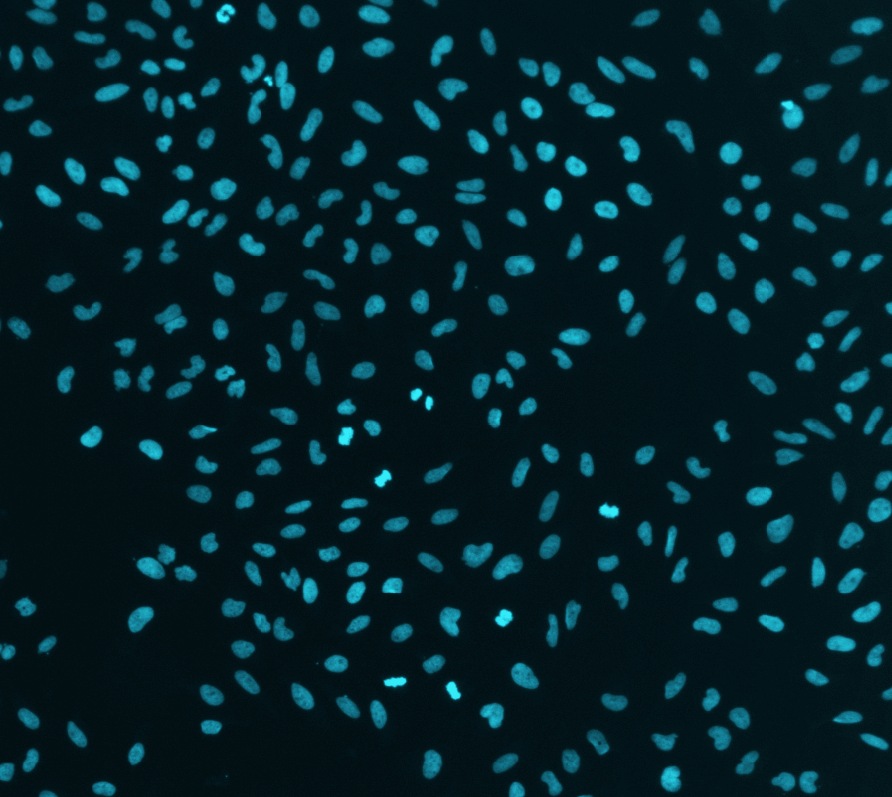
#> input picture data/cell-counting_image.png, 892 x 797 px, found by its file name; the run also reads 1 picture not shown here
$ jupyter execute --allow-errors FluourescenceAnalysis.ipynb
#> lines starting #> are read from the running program, lines starting #| are printed output that depends on the picture; after the words box and inside, x2 and y2 are one past the last pixel; in counts of white or black regions, pixels touching at a corner belong together
### Day2_JupyterNotebooks/utils/utils.py
def cleanAxes(ax,bottomLabels=False,leftLabels=False,rightLabels=False,topLabels=False,total=False):
    ax.tick_params(axis='both',labelsize=10)
    ax.spines['top'].set_visible(False);
    ax.yaxis.set_ticks_position('left');
    ax.spines['right'].set_visible(False);
    ax.xaxis.set_ticks_position('bottom')
    if not bottomLabels or topLabels:
        ax.set_xticklabels([])
    if not leftLabels or rightLabels:
        ax.set_yticklabels([])
    if rightLabels:
        ax.spines['right'].set_visible(True);
        ax.spines['left'].set_visible(False);
        ax.yaxis.set_ticks_position('right');
    if total:
        ax.set_frame_on(False);
        ax.set_xticklabels('',visible=False);
        ax.set_xticks([]);
        ax.set_yticklabels('',visible=False);
        ax.set_yticks([])

### Day1_JupyterNoteboks/FluourescenceAnalysis.ipynb
# Biological Imaging Analysis with Python
#### 1. Algorithmic cell counting
#### 2. Fluorescence quantification
#### 3. Automatic figure regeneration

##### Some of the code is pre-written, and you will simply execute it. In other cases, you will be prompted to write some code lines to advance towards this goal. **There are going to be 8 such prompts,** plus some bonus challenges if you want to keep going.

## Imports of packages we will need for this notebook.
#### All of these are standard and most that we have talked about. Other packages will be introduced as needed.

[cell 1]
import numpy as np
import seaborn as sns
import os,sys,glob
import matplotlib.pyplot as plt

one packages we haven't talked about is this custom "package" ```utils``` i have added to this repository. it only has one function for now, which we will use much later, but it has an example for how to import a local package of your making, for reusing code across notebooks. note that this code is in viewable in the sidebar <--- to the left, in the ```utils``` folder

[cell 2]
import utils

### 1. Algorithmic cell counting.
#### The goal of this section is to develop some code that will automatically count things in an image. Generally speaking, this type of automated image analysis is quite useful - counting how many cells are in a culture dish, or how many nuclei have fragmented (apoptosis), or how many PSD95 (or whatever!) puncta there are in an image.
#### First, we'll load an image of some cells in culture.
We'll use a loading function from the ```matplotlib``` package:

[cell 3]
image = plt.imread("./res/cell-counting_image.png")
#> image is the input picture: shape (797, 892, 4) float32; mean R, G, B, A 0.0168, 0.131, 0.157, 1

So, we've loaded a pre-provided , we think, no error.
<br>**First question of this exercise:<br>Q1. What type of data is ```image```? write some code that will give the answer in the cell below:**

But what does this image of cells look like, actually? we want to take a look to make sure everything looks as we would expect

[cell 4]
plt.imshow(image)

A color image! Great. But what is the information in each color? How does ```plt.imshow(image)``` know to make this a color image? Let's check the shape of ```image```

[cell 5]
np.shape(image)
#> Out = (797, 892, 4)

Let's see what is in each color:

[cell 6]
for color in range(np.shape(image)[2]):  # go through each color image
    plt.figure()            # make a new figure
    plt.imshow(image[:,:,color],cmap=plt.cm.Greys) # show that image, in black and white

There's not much information in the color, so let's combine them. We'll do it by

[cell 7]
image_bw = np.sum(image,axis=2)
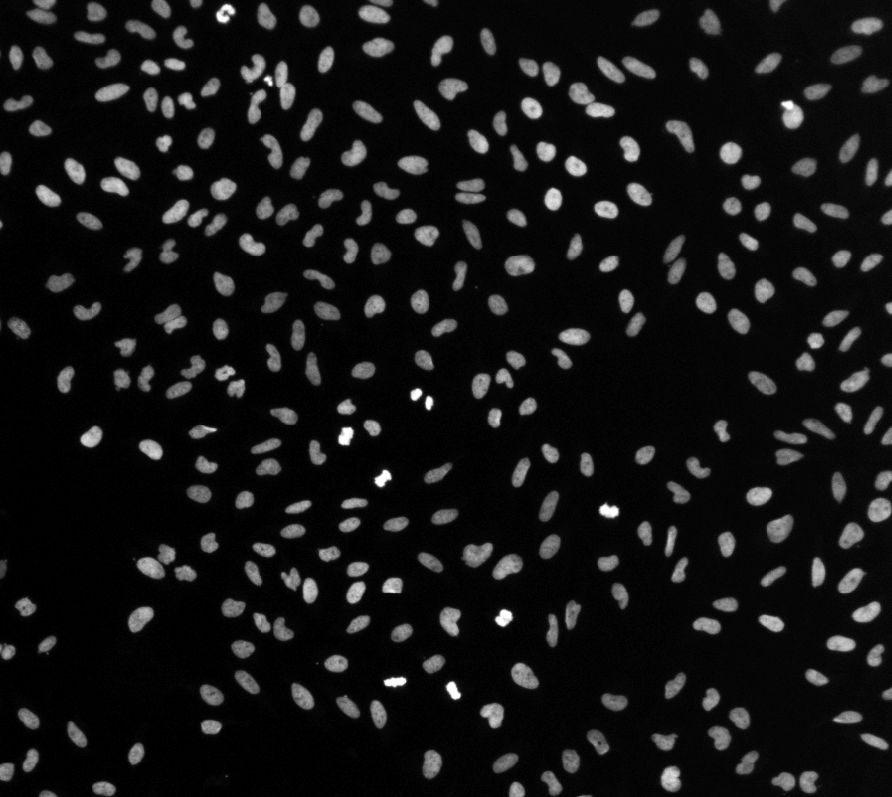
#> image_bw: shape (797, 892) float32; min 1.14, max 3.09, mean 1.3; drawn with min black and max white

Let's take a look at what this summed image looks like.
<br>**Q2: plot  ```image_bw```**

To keep going towards our goal, we're going to use some very useful image analysius packages: ```scikit-image```, or ```skimage```, and one part of ```scipy```, ```scipy.ndimage```. These are packages that were developed primarily by computer scientists for machine vision purposes, but we can take advantage of them for our task here.

[cell 8]
from skimage.filters import threshold_otsu
from scipy import ndimage

Let's first get rid of some noise

[cell 9]
guassian_sigma = 2.5

[cell 10]
plt.imshow(ndimage.gaussian_filter(image_bw,guassian_sigma))
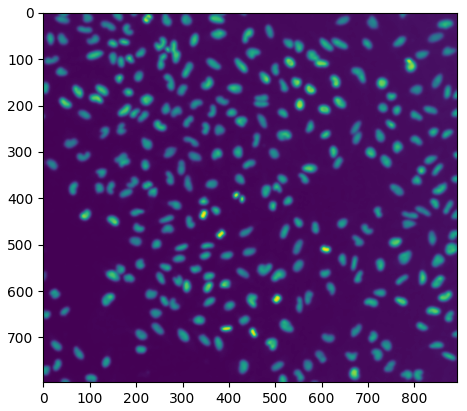
#> figure drawn by matplotlib, 1 panel

Nex,t we try label every pixels has having a cell there or not, so binary yes or no:

[cell 11]
thresh = threshold_otsu(ndimage.gaussian_filter(image_bw,guassian_sigma))
#> thresh = 1.57
# thresh = ndimage.gaussian_filter(thresh,9)
binary = ndimage.gaussian_filter(image_bw,guassian_sigma) > thresh
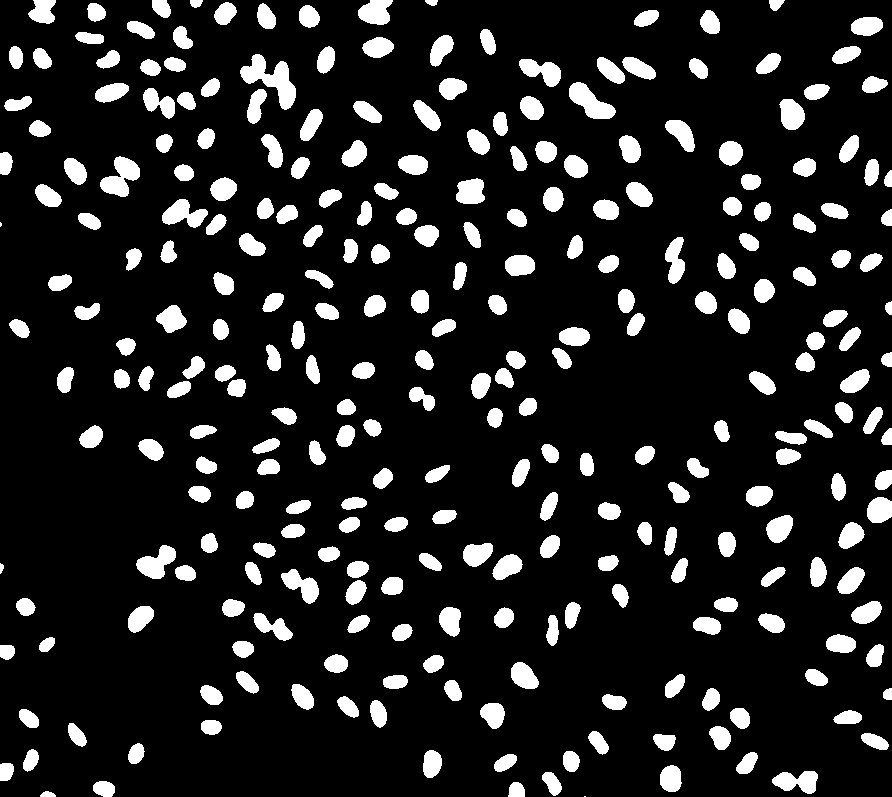
#> binary: shape (797, 892) bool; 13.4% white; 282 white regions (2 under 20 px), largest, box (x1, y1, x2, y2) and area: (240, 54, 296, 110) 1344, (100, 156, 140, 197) 910, (569, 82, 616, 119) 906

[cell 12]
plt.imshow(binary)

[cell 13]
filled_in = ndimage.binary_fill_holes(binary)

[cell 14]
plt.imshow(filled_in)

Finally, we count how many things there are in this image

[cell 15]
labeled_cells, b = ndimage.label(filled_in)
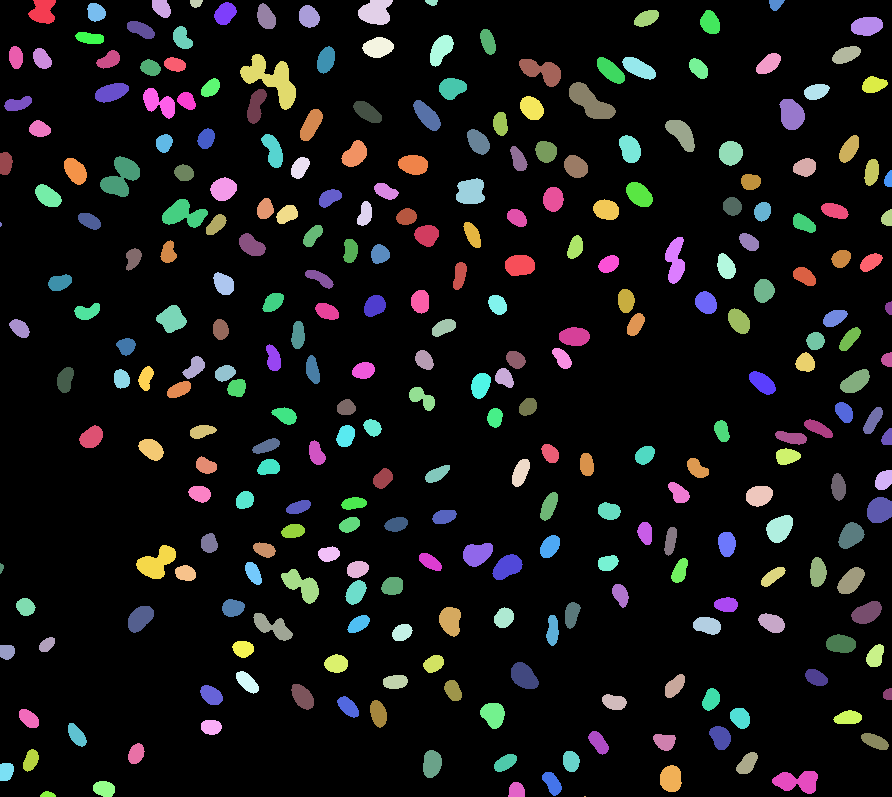
#> labeled_cells: shape (797, 892) int32; 283 distinct labels, from 0 to 282; one colour per label, 0 black
#> b = 282

**Q3: How many cells are there in the image? Assign the number to the variable ```cell_count```** _Hint: google ```ndimage.label```_

### 2. Comparing fluourescence images
#### The goal of this section will be to quantify the overlap between fluoresence images. These raw data have been graciously provided by Helena Barr from the Hughes Lab. Much appreciated! These are images of microglia.
Again we'll use the ```skimage``` pacakge, in this case to load the images. We will load the images into a ```numpy <ndarray>```

[cell 16]
from skimage import io

[cell 17]
image_stack = io.imread('./res/Microglia_1d.tif')

As you can tell from the variable name, this one file is an image stack.

<br>**Q4. How many images are there in this image stack? Another way to ask this: what is the shape of ```image_stack```? write some code that will give the answer in the cell(s) below. Assign variables ```num_images``` , ```width```, ```length``` with your answer** If you need more cells, go ahead and add them!

[cell 18]
num_images = 5

Let's take a look at the images:

[cell 19]
for image_number in range(num_images):
    plt.figure()
    plt.imshow(image_stack[image_number,:,:])
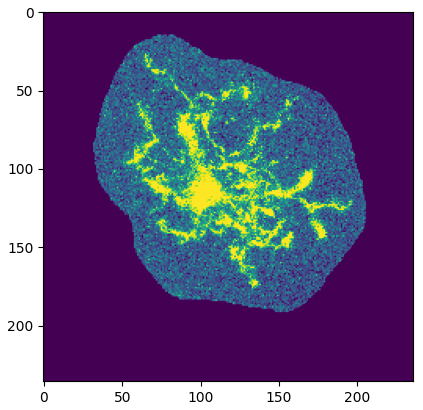
#> figure drawn by matplotlib, 1 panel

These images look largely the same, but slightly different (they are a time-lapse capture).
<br>Let's ask: over these ```num_images```, does the cell increase or decrease fluorescence? How much?

Let's wrap the preprocessing we did above into a function, which takes in an image and returns that image, after it has been thresholded and filled in.

[cell 20]
def preprocess_image(image,gaussian_sigma=.75,threshold=130):
    binary = ndimage.gaussian_filter(image,gaussian_sigma) > threshold
    filled_in = ndimage.binary_fill_holes(binary)
    return filled_in

We can now go over the stack images, which is going through time, and see how this cell is changing

[cell 21]
for ind in range(num_images-1):
    diff_between_images = preprocess_image(image_stack[ind+1,:,:]) ^ preprocess_image(image_stack[ind,:,:])
    plt.figure()
    plt.imshow(diff_between_images,cmap=plt.cm.Greys)
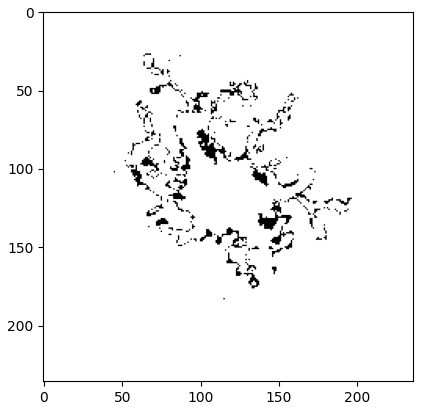
#> figure drawn by matplotlib, 1 panel

Now, instead of plottting, let's measure the number of pixels that are different

[cell 22]
pixel_differences = [] # make a list
for ind in range(num_images-1):
    diff_between_images = preprocess_image(image_stack[ind+1,:,:]) ^ preprocess_image(image_stack[ind,:,:])
    number_of_different_pixels = np.sum(diff_between_images)
    pixel_differences.extend([number_of_different_pixels])
#> this loop made 4 passes
#> number_of_different_pixels on passes 1 to 4: 1744, 1697, 1751, 1821
#> pass 1, `diff_between_images = preprocess_image(image_stack[ind+1,:,:]) ^ prepr..`:
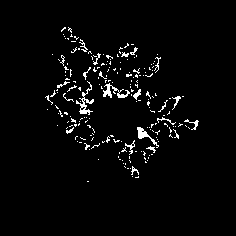
#> diff_between_images: shape (236, 236) bool; 3.1% white in thin lines or dots, all inside (x1, y1, x2, y2) = (45, 27, 199, 182)
#> after the loop, pixel_differences = [1744, 1697, 1751, 1821]
pixel_differences = np.array(pixel_differences)

[cell 23]
plt.plot(pixel_differences)
plt.ylabel('percentage of different pixels')
plt.xlabel('time (arbitrary unit)')
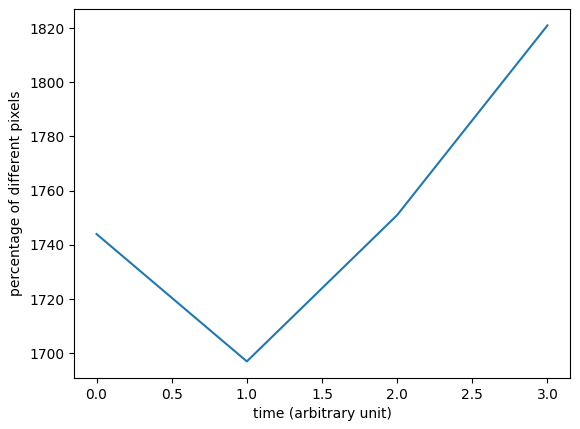
#> figure drawn by matplotlib, 1 panel

Great, we have the number of pixels that has changes. But the meaning of this depends on how many pixels there are in the image. Let's convert this to the percentage of pixels that have changed.
<br>**Q5: How many pixels are there in each image? Assign this to the variable ```total_number_of_pixels```**

<br>**Q6: Remake the above plot, but with percentage of different pixels instead of total number**

[cell 24]
plt.ylabel('percentage of different pixels')
plt.xlabel('time (arbitrary unit)')

Let's wrap this up by making a big function that makes a bar chart, which shows the mean and standard deviation of the percentage change over time. I'll write this one:

[cell 25]
def get_percent_change_between_image(stacks):
    means = np.zeros(len(stacks))
#> means = [0]
    stds = np.zeros(len(stacks))
#> stds = [0]
    for i,image_stack in enumerate(stacks):
        pixel_differences = [] # make a list
        for ind in range(num_images-1):
            diff_between_images = preprocess_image(image_stack[ind+1,:,:]) ^ preprocess_image(image_stack[ind,:,:])
            number_of_different_pixels = np.sum(diff_between_images)
            pixel_differences.extend([number_of_different_pixels])
        pixel_differences = np.array(pixel_differences) / total_number_of_pixels

        means[i]=np.mean(pixel_differences)
        stds[i] =np.std(pixel_differences)
#> this loop made 1 pass
#> pass 1, in preprocess_image (call 23), `filled_in = ndimage.binary_fill_holes(binary)`:
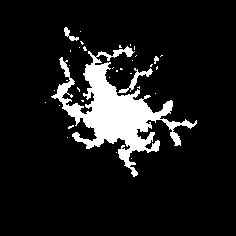
#> filled_in: shape (236, 236) bool; 10.6% white; 35 white regions (31 under 20 px), largest, box (x1, y1, x2, y2) and area: (51, 46, 197, 177) 5490, (118, 68, 153, 93) 189, (64, 27, 79, 41) 77, (154, 56, 159, 64) 25

    return means, stds

#> (a cell that did not finish here is left out)

### 3. Automating Figure production

One very convenient application of scripting languages, whether it MATLAB or python or whatever, is the ability to automate your fixed analyses to produce updated plots once you have more data. This could be done with _any_ type of data, but in this final example we will do it with the Hughes Lab microglia data.
<br><br>First, let's make a plot of some analysis of one set of data. In this case, we will use ```microglia_1d.tif```. But instead of directly writing a path to this data, we'll search a folder for all data that starts with ```"Microglia"```

[cell 27]
path_to_data_folder = './res'
#> path_to_data_folder = './res'

_Note_: in this case for our exercise, we are using a local folder in the JupyterHub folder. But it could be any folder. Your could point it to Desktop, or Documents, or "C:/folder_where_keep_my_data:", etc.
<br><br>
Now we'll get a list of all of the files in this folder that are called ```microglia_1```+any letter or character+```.tif```. we use use two python standard library pacakages: ```glob```, which is great for searching folders in flexible ways, and ```os```, which is critical for cross-platform compatibility when browsing file systems

[cell 28]
microglia_image_paths = glob.glob(os.path.join(path_to_data_folder,'Microglia_1*.tif'))
print(microglia_image_paths)

so, we can get this image by loading it the same way we did before:

#> (a cell that did not finish here is left out)

Now, let's imagine you collect some more data. You put it in the same folder, and you call it ```Microglia_2d.tif```

**Q7: Use ```glob``` to find all .tif files that start with "Microglia" in the same folder. Call this ```image_paths```**

[cell 30]
image_paths = glob.glob(os.path.join(path_to_data_folder,'Microglia_*'))

Now we get all of these tif images, and

[cell 31]
images_all = [io.imread(path) for path in image_paths]
#> images_all = []

[cell 32]
means, stds = get_percent_change_between_image(images_all)
#> means = empty array; stds = empty array

[cell 33]
image_paths

[cell 34]
plt.bar(range(len(means)),means,yerr=stds,color='b')
# plt.xlim(-2,4)
plt.ylim(0,0.05)
plt.ylabel('percentage difference, mean')

utils.cleanAxes(plt.gca(),leftLabels=True,bottomLabels=True)
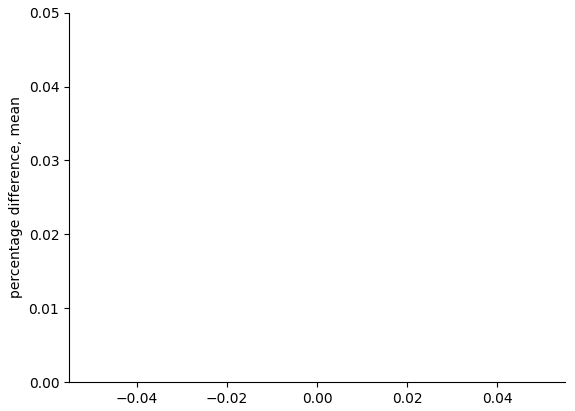
#> figure drawn by matplotlib, 1 panel
